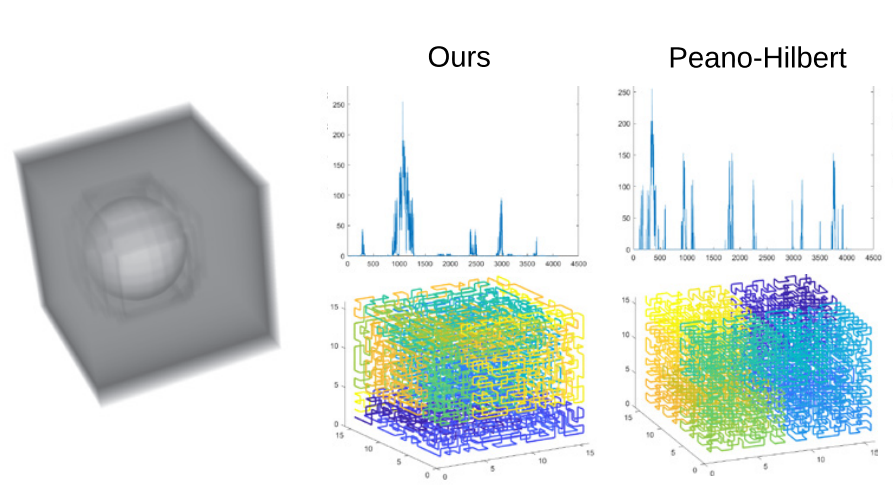
%> input picture sfc_reprod.png, 893 x 492 px
$ octave --eval "result = compareRegGridandQuadTree('sfc_reprod.png');"   (GNU Octave 9; MATLAB toolbox functions it lacks are replaced by stand-ins)
%> lines starting %> are read from the running program, lines starting %| are printed output that depends on the picture; in (x1, y1, x2, y2) boxes, pixels count from 0 and x2, y2 are one past the last pixel; in counts of white or black regions, pixels touching at a corner belong together; the program's own positions count from 1
### SFCQuadTreeMultiScaleMain.m
%coarse level image file name: clFilename
%next level image file name: nlFilename
function [clLT, clVisitOrder, fullLT] = SFCQuadTreeMultiScaleMain(finestLevelFileName)
%> called with finestLevelFileName = 'sfc_reprod.png'
    close all;
    if nargin == 1
                % load image
         V = imread(finestLevelFileName);
%> V is the input picture: size 492x893x3 uint8; mean R, G, B 220.7, 227.9, 225.1
         if size(V,3) == 3
             V = double(rgb2gray(V));
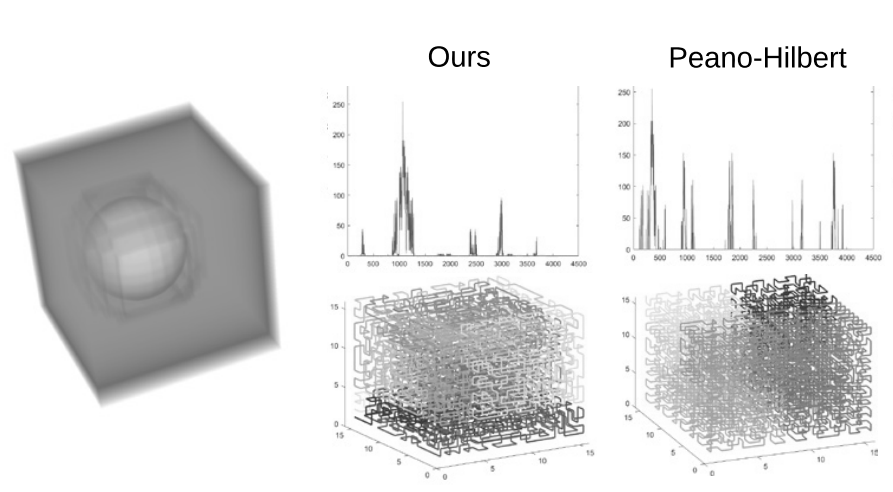
%> V: size 492x893 double; min 0, max 255, mean 225.5
         else
             V = double(V);
         end
         dimX = size(V,2);
%> dimX = 893
         dimY = size(V,1);
%> dimY = 492
         dimZ = 1;

    [folder, baseFileName, ext] = fileparts(finestLevelFileName);
    else
        % use test cases
        dimX = 32;%64;
        dimY = 32;%64;
        dimZ = 1;
        nSphere = 5;
           V = testVolCreate(dimX, dimY, dimZ, nSphere);
%         [V, dimX, dimY] = buildQuadTreeTestImage();
        baseFileName = 'testCase';
        figure;fV = flip(V,1); imagesc(fV);
    end
    LTfilename = sprintf('LT%s.csv', baseFileName);
    VOfilename = sprintf('VO%s.csv', baseFileName);
    global zalpha;
    zalpha = 0.1;

% use sphere test case
    maxSize = max(size(V));
%> maxSize = 893
    nextPow2 = 2^ceil(log2(maxSize));
%> nextPow2 = 1024
    padDimFirstHalf = zeros(2,1);
    padDimSecondHalf = zeros(2,1);
    for i = 1:2
        if mod(size(V,i),2) == 0
            padDimFirstHalf(i) = (nextPow2 - size(V,i))/2;
            padDimSecondHalf(i) = (nextPow2 - size(V,i))/2;
        else
            padDimFirstHalf(i) = nextPow2/2 - floor(size(V,i)/2);
            padDimSecondHalf(i) = nextPow2 - size(V,i) - padDimFirstHalf(i);
        end
    end
%> after the loop, padDimFirstHalf = [266; 66]; padDimSecondHalf = [266; 65]
    V = padarray(V, [padDimFirstHalf(1),padDimFirstHalf(2)], 'pre');
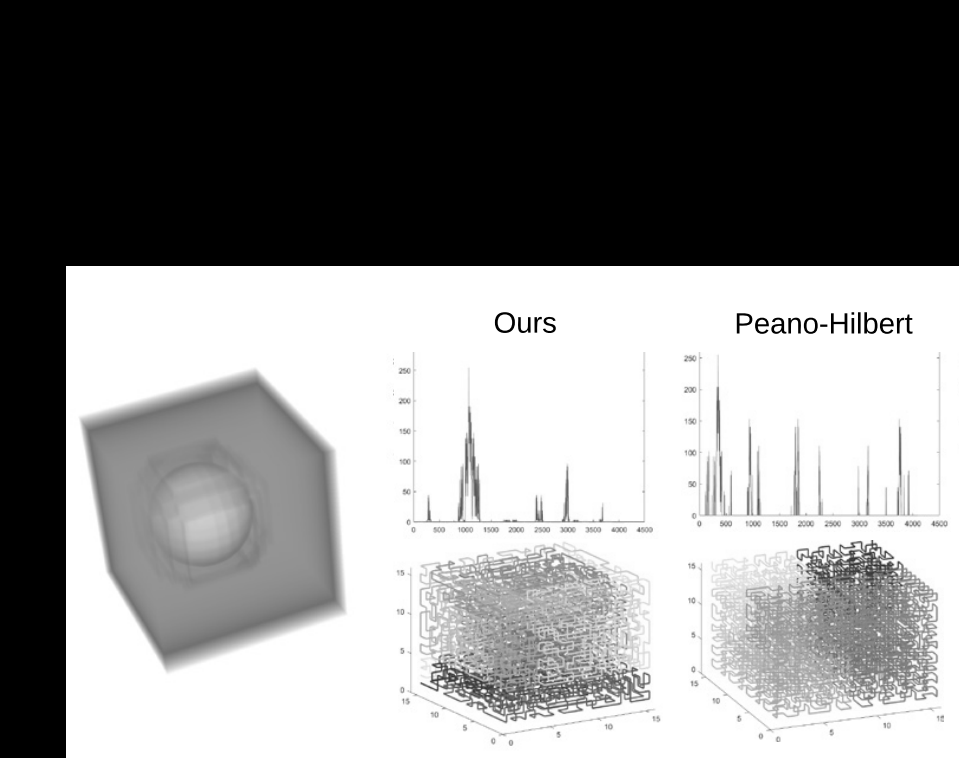
%> V: size 758x959 double; min 0, max 255, mean 136.3
    V = padarray(V, [padDimSecondHalf(1),padDimSecondHalf(2)],'post');
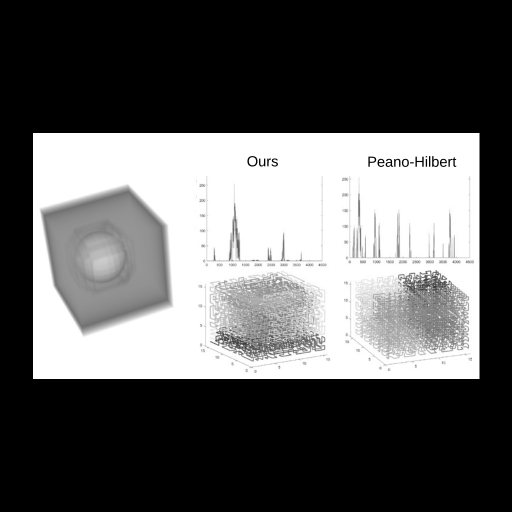
%> V: size 1024x1024 double (shown at 1/2 size); min 0, max 255, mean 94.5

    thres = 0.08 * (max(max(V)) - min(min(V)));
%> thres = 20.4
%     thres = 0; % no threshold
    % generate quadtree
    S = qtdecomp(V, thres);
%      S = qtdecomp(V);
    % detect the finest and coarsest levels
    fineBlockDim = nextPow2;
%> fineBlockDim = 1024
    corsBlockDim = 1;
    dim = nextPow2;
%> dim = 1024
%     for dim = nextPow2:nextPow2/2:1
    blocks = repmat(uint8(0),size(S));
    while(dim>=1)
        numblocks = length(find(S==dim));
        if(numblocks > 0)
            % find smallest block size
            if corsBlockDim < dim
                corsBlockDim = dim;
            end
            if fineBlockDim > dim
                fineBlockDim = dim;
            end
             values = repmat(uint8(1),[dim dim numblocks]);
             values(2:dim,2:dim,:) = 0;
             blocks = qtsetblk(blocks,S,dim,values);
        end
        dim = dim / 2;
    end
%> this loop made 11 passes
%> numblocks on passes 1 to 11: 0, 0, 8, 0, 22, 100, 410, 1032, 2464, 15203, 60532
%> pass 3, in SFCQuadTreeMultiScaleMain, `blocks = qtsetblk(blocks,S,dim,values);`:
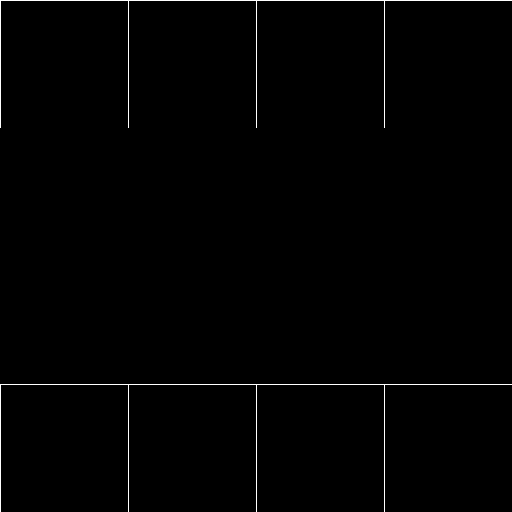
%> blocks: size 1024x1024 uint8 (shown at 1/2 size); values 0 (black) and 1 (white), 0.39% white in thin lines or dots
%> after the loop:
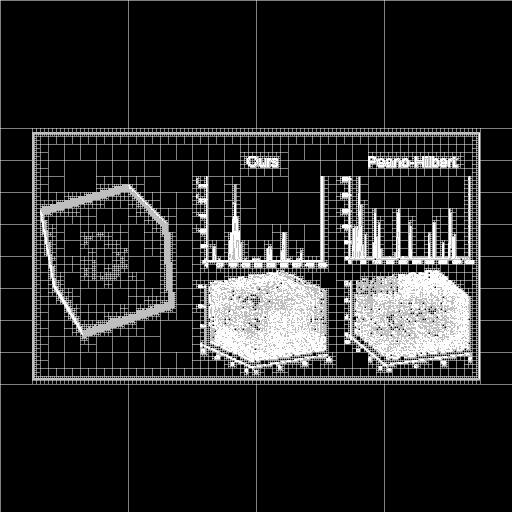
%> blocks: size 1024x1024 uint8 (shown at 1/2 size); values 0 (black) and 1 (white), 15.7% white; 1 white region, box (x1, y1, x2, y2) and area: (0, 0, 1024, 1024) 164761
    disp(fineBlockDim);
%| 1
    disp(corsBlockDim);
%| 256
    figure, imshow(blocks, []);
    nlevels = log2(corsBlockDim) - log2(fineBlockDim)+1;
%> nlevels = 9
    % generate data for each level by aggregation
    Vlvls = cell(nlevels,1);
%> Vlvls = {[], [], [], [], [], [], [], [], []}
    Vlvls{1} = V;
    for i = 2:nlevels
%         Vlvls{i} = imresize(Vlvls{i-1}, 0.5, 'nearest');
        Vlvls{i} = AggregateIma(Vlvls{i-1}, 2);
%          Vlvls{i} = impyramid(Vlvls{i-1}, 'reduce');
    end
%> this loop made 8 passes
%> after the loop, Vlvls = 9 items
    % Calculate the SFC

    [clLT, clVisitOrder] = SFCQuadTree(Vlvls, S, [dimY, 1]);
%      clLT = allNodesLinearFunc(clVisitOrder, cI);% visiting all nodes without aggregation

    figure, hold on;
    subplot(2,1,1), plot(1:length(clLT),clLT);title('Multiscale SFC');


    % reconstruct the full sfc
    fullLT = fullSFC(clLT);
    subplot(2,1,2), plot(1:length(fullLT),fullLT);title('Reconstructed SFC');
    hold off;

    % draw the traversal order
    orderBlocks = repmat(uint64(0),size(S));
    dim = nextPow2;
    totalNodes = 0;

    ncVisitOrder = clVisitOrder;
    while(dim>=1)
        [vals,r,c] = qtgetblk(V,S,dim);

        if ~isempty(vals)
            totalNodes = totalNodes + length(r);
            for i = 1:length(r)
                v = [r(i),c(i)];
                orderId1 = find(clVisitOrder(:,1) == v(1));
                orderId2 = find(clVisitOrder(:,2) == v(2));
                orderId = intersect(orderId1, orderId2);
                if ~isempty(orderId)
                    blkCtr = [r(i)+dim/2-0.5,c(i)+dim/2-0.5];
                    orderBlocks(r(i):r(i)+dim-1,c(i):c(i)+dim-1,:) = orderId;
                    ncVisitOrder(orderId,:) = blkCtr;
%                 else
%                     errStr = sprintf('missed block [%d %d]', v(1),v(2));
%                     disp(errStr);
                end
            end
        end
        dim = dim / 2;

    end
    figure; hold on;
    fprintf('total quadtree nodes = %d, total found nodes = %d\n', totalNodes, length(clLT));
%     blender = vision.AlphaBlender;
    imagesc(orderBlocks);
    % compute block center
    line(ncVisitOrder(:,2), ncVisitOrder(:,1), 'Color', 'white', 'LineWidth', 2);
%    line(clVisitOrder(:,2), clVisitOrder(:,1), 'Color', 'white', 'LineWidth', 2);
    title('Traverse order');
    hold off;
    % writeout results

    csvwrite(LTfilename, clLT);
    csvwrite(VOfilename, clVisitOrder);
end

### AggregateIma.m
function ImaOUT = AggregateIma(ImaIN,n,Fct)
% AggregateIma resize an image to a smaller one using 6 possible function
% (Fct).
% in:
% - ImaIN: image N dimension
% - n: factor for aggregation.
% - Fct: type of aggregation (1=mean (default); 2=mode; 3=std; 4=min;
% 5=max; 6=median)
% out = ImaOUT: aggregated image.
% ex: if ImaIN is a 100 by 100 image and n=4, ImaOUT will be a 25*25 image
%
% Notice that it works with N dimension image and an extra dimension is
% temporally added to compute the aggregation. there is no pixel by pixel
% (time consuming) computation.
% Author: Martin Claverie, Univesity of Maryland
% date: November 2012
d=[];
ClassT = class(ImaIN);
DimIma = ndims(ImaIN);
for i=1:n
  for j=1:n
      if DimIma == 2
          d=cat(DimIma+1,d,ImaIN(i:n:end-(n-i),j:n:end-(n-j),:));
      else
          for k=1:n
             d=cat(DimIma+1,d,ImaIN(i:n:end-(n-i),j:n:end-(n-j),k:n:end-(n-k)));
          end
      end
  end
end
if nargin<3
  Fct=1;
end
switch Fct
  case 1
    eval(['ImaOUT =' ClassT '(mean(double(d),DimIma+1)) ;']);
  case 2
    eval(['ImaOUT =' ClassT '(mode(double(d),DimIma+1)) ;']);
  case 3
    eval(['ImaOUT =' ClassT '(std(double(d),[],DimIma+1)) ;']);
  case 4
    eval(['ImaOUT =' ClassT '(min((d),[],DimIma+1)) ;']);
  case 5
    eval(['ImaOUT =' ClassT '(max((d),[],DimIma+1)) ;']);
  case 6
    eval(['ImaOUT =' ClassT '(median((d),DimIma+1)) ;']);
end

### SFCQuadTree.m
function [LT, visitOrder] = SFCQuadTree(Vlvls, QT, entryNode)
%> called with entryNode = [492 1]
LT = [];
visitOrder = [];
% input: QT -- quad tree; Vlvls -- images of all levels
Idim = size(Vlvls{1});
%> Idim = [1024 1024]
global Isize;
Isize = Idim(1);
%> Isize = 1024

maxSize = max(Idim);
%> maxSize = 1024
nextPow2 = 2^ceil(log2(maxSize));
%> nextPow2 = 1024

global Vs;
Vs = Vlvls;
%> Vs = 9 items
global S;
S = QT;
global QTr;
global QTc;
global QTv;
[QTr, QTc, QTv] = find(S);
%> QTr = 79771 values from 1 to 769; QTc = 79771 values from 1 to 961; QTv = 79771 values from 1 to 256
% get nodes
Itl = [1,1];
Ibr = [Idim(1),Idim(2)];
%> Ibr = [1024 1024]

outEdge = 4; % should use a flexible out edge!!!
entryPix = [Idim(1),1];
%> entryPix = [1024 1]

lvl = length(Vlvls);
%> lvl = 9
if size(Vlvls{end},1)<4 % have to use hamPath
    ePix = getEquivPixAtLvl(entryPix, 1, lvl);
    % choose the best outEdge
    minCost = realmax;
     for toEdge = 1:1%4
        [tLTv, tVO, tExitPix] = linearizeHamPath(Vlvls{end}, ePix, toEdge);
        cost = norm(gradient(tLTv)',1); % amaximum absolute row sum
        if cost < minCost
            minCost = cost;
            topLTv = tLTv;
            topVisitOrder = tVO;
            outEdge = toEdge;
            exitPix = tExitPix;
        end
    end
else % could use hamCycle
    [topLTv, topVisitOrder] = SFCmine(Vlvls{end});
     topLTv = topLTv(:,1);
end
figure, hold on;
fTop = flip(Vlvls{end},1);
imagesc(fTop);
line(topVisitOrder(:,2), 2 - topVisitOrder(:,1)+1);
% lineColorCoded(topVisitOrder(:,2), topVisitOrder(:,1), 0, 1:length(topVisitOrder));
hold off;

topLvlBlockSize = lvlToNodeSize(lvl);
topLT(:,1) = topLTv;
topLT(:,2) = repmat(topLvlBlockSize,length(topLTv),1);

inEdge =4; % left
lastVal = -1;
lastPos = [0 0];
LT = [];
visitOrder = topVisitOrder;
idInsert = 1;

for i= 1:length(topVisitOrder)

% figure;
% imagesc(Vlvls{1});

    entryN = topVisitOrder(i,:);
    if i == length(topVisitOrder)
        exitN = [1,0]; % a virtual node for the last element
    else
        exitN = topVisitOrder(i+1,:);
    end

    [Itl,Ibr] = getNodeExtent(entryN, lvl);
    dir = exitN - entryN;
    if i ~= length(topVisitOrder) && norm(dir) > 1
        warning('Error: Distance between two nodes in path is greater than 1!');
        disp(i);
        return;
    end
    if i > 1
        switch outEdge
            case 1
                inEdge = 3;
            case 2
                inEdge = 4;
            case 3
                inEdge = 1;
            case 4
                inEdge = 2;
        end
    end

    if dir(1) == 1% 1<-bottom
       outEdge = 1;
    elseif dir(1) == -1 % 3<-top
        outEdge = 3;
    else
        if dir(2) == 1
            outEdge = 2; %2<- right
        else
            outEdge = 4; %4<- left
        end
    end

    LTzz = topLT(i,:);
    vOzz = topVisitOrder(i,:);
%     if Itl(1)==65 && Itl(2) == 65
        [epix, LTzz, vOzz] = refine(inEdge, outEdge, Itl, Ibr, lastVal, lastPos);
%     end
    lastVal = LTzz(end,:);
    lastPos = vOzz(end,:);

    % set return parameters

%     idInsert = length(LTzz(:,1)) + idInsert - 1; %length(LT) - length(topLT) + i + 1;
    if i > 1
        LT = [LT; LTzz];
        visitOrder = [visitOrder; vOzz];
    else
        LT = LTzz;
%         LT = [LTzz;topLT(i+1:end,:)];
        visitOrder = vOzz;
    end
    figure;
    imagesc(Vlvls{1});


% plot traverse order at block centers
   zdim = nextPow2;
   ncVisitOrder = visitOrder;
    while(zdim>=1)
        [vals,r,c] = qtgetblk(Vlvls{1},QT,zdim);

        if ~isempty(vals)
            for ii = 1:length(r)
                v = [r(ii),c(ii)];
                orderId1 = find(visitOrder(:,1) == v(1));
                orderId2 = find(visitOrder(:,2) == v(2));
                orderId = intersect(orderId1, orderId2);
                if ~isempty(orderId)
                    blkCtr = [r(ii)+zdim/2-0.5,c(ii)+zdim/2-0.5];
%                     orderBlocks(r(ii):r(ii)+dim-1,c(ii):c(i)+dim-1,:) = orderId;
                    ncVisitOrder(orderId,:) = blkCtr;
                end
            end
        end
        zdim = zdim / 2;

    end
     line(ncVisitOrder(:,2), ncVisitOrder(:,1));
     hold off;
end
end


%find the entry pixel to the block @ level with the lastVal
% [32 lines left out: functions findBestEntry, getNodeExtent, not called in this run]

% get block levels
% [54 lines left out: functions getLvlsInBlock, getInoutEdgeNodes, needRefine, not called in this run]

%% NOTE: the edge direction to edge id functions are based on Matlab conventions: Y is increasing when going down!!!
% [27 lines left out: functions outDirToEdge, inDirToEdge, not called in this run]

% recursive function for refinement
% [253 lines left out: function refine, not called in this run]


function epix = getEquivPixAtLvl(entryPix, srcLvl, destLvl)
    epix = ceil(entryPix ./ (2^(destLvl-srcLvl)));
end


% [10 lines left out: function checkLevel, not called in this run]

% check coarsest node in a sub image given the top left corner IPtl and
% bottom right IPbr
% [14 lines left out: functions checkCoarsestNodeInImg, isInsideBlk, not called in this run]

function blkSize = lvlToNodeSize(lvl)
   blkSize = 2^(lvl-1);
end

function lvl = nodeSizeToLvl(nodeSize)
   lvl = log2(nodeSize) + 1;
end

### SFCmine.m

function [LT, VO, travOrder] = SFCmine(I)
    global V;
    global useLocWeight;
    V = I;
%> V = [0 0 0 0; 148.3 228.2 239.6 177.3; 149.2 210.8 212.5 145.6; 0 0 0 0]
    figure, imagesc(V);
    dimX = size(V,2);
%> dimX = 4
    dimY = size(V,1);
%> dimY = 4
    [WpXR, WpXL, WpYU, WpYD] = buildSmallCircsDualGraph(V);
    % figure, imagesc(WpXR);
    % figure, imagesc(WpXL);
    % figure, imagesc(WpYD);
    % figure, imagesc(WpYU);
     useLocWeight = true;
    [Gmag,Gdir] = imgradient(V);
    [GpXR, GpXL, GpYU, GpYD] = buildSmallCircsDualGraph(Gmag);
    [T,mstSet] = findMinSpanTree2(WpXR, WpXL, WpYU, WpYD, GpXR, GpXL, GpYU, GpYD);
%     [LT,visitOrder] = linearizeHamCycle(T, V, [dimY,1]);
    [LT,VO] = linearizeHamCycleMerge(T, V, [dimY,1]);
    travOrder = zeros(size(V,1), size(V,2), 1);
    figure;
    hold on;
    for i = 1:length(VO)
        travOrder(VO(i,1),VO(i,2)) = i;
    end
    hold off;
    figure, imagesc(travOrder);
end

### buildSmallCircsDualGraph.m

function [WpXR, WpXL, WpYU, WpYD] = buildSmallCircsDualGraph(I)
    %Wp is the matrix representation of weights for the dual graph of
    %small circuits
    [IdimY, IdimX, IdimZ] = size(I);
%> IdimY = 4; IdimX = 4; IdimZ = 1
    WpXR = zeros(IdimY/2,IdimX/2-1);
    WpXL = zeros(IdimY/2,IdimX/2-1);
    WpYU = zeros(IdimY/2-1,IdimX/2);
    WpYD = zeros(IdimY/2-1,IdimX/2);
    %going right
    for y = 1:IdimY/2
        for x= 1:IdimX/2-1
%             %X direction: |u|+|w|+|x|+|y|+|z|-|e|-|f|
              xx = 2*(x-1)+1; % index of the original grid
              yy = 2*(y-1)+1;
            % going right
            WpXR(y,x) = abs(I(yy,xx+2)-I(yy,xx+1)) + abs(I(yy+1,xx+2)-I(yy+1,xx+1)) +...
                abs(I(yy,xx+3)-I(yy,xx+2)) + abs(I(yy+1,xx+3)-I(yy,xx+3))+abs(I(yy+1,xx+3)-I(yy+1,xx+2))-...
                abs(I(yy+1,xx+2)-I(yy,xx+2)) - abs(I(yy+1,xx+1)-I(yy,xx+1));
            % normalization?
            WpXR(y,x) = WpXR(y,x) ./ 3;
%
        end
    end
%> this loop made 2 passes
%> after the loop, WpXR = [-72.23; -69.69]

    %going left
     for y = 1:IdimY/2
        for x= IdimX/2-1:-1:1
%             %X direction: |u|+|w|+|x|+|y|+|z|-|e|-|f|
              xx = 2*(x)+1; % index of the original grid
              yy = 2*(y-1)+1;
            % going left
            WpXL(y,x) = abs(I(yy,xx-1)-I(yy,xx)) + abs(I(yy+1,xx-1)-I(yy+1,xx)) +...
                abs(I(yy,xx-2)-I(yy,xx-1)) + abs(I(yy+1,xx-2)-I(yy,xx-2))+abs(I(yy+1,xx-2)-I(yy+1,xx-1))-...
                abs(I(yy+1,xx-1)-I(yy,xx-1)) - abs(I(yy+1,xx)-I(yy,xx));
%
            % normalization?
            WpXL(y,x) = WpXL(y,x) ./ 3;
        end
    end
%> after the loop, WpXL = [-76.05; -70.26]

    % going down
    %Y direction: |e|+|f| + |x| +|y|+|z|-|u|-|w|
     for y = 1:IdimY/2-1
        for x= 1:IdimX/2
            xx = 2*(x-1)+1; % index of the original grid
            yy = 2*(y-1)+1;
            WpYD(y,x) = abs(I(yy+2,xx)-I(yy+1,xx)) + abs(I(yy+2,xx+1)-I(yy+1,xx+1))+...
                abs(I(yy+3,xx)-I(yy+2,xx))+abs(I(yy+3,xx+1)-I(yy+2,xx+1))+abs(I(yy+3,xx+1)-I(yy+3,xx))-...
                     abs(I(yy+1,xx+1)-I(yy+1,xx)) - abs(I(yy+2,xx+1)-I(yy+2,xx));
                             % normalization?
            WpYD(y,x) = WpYD(y,x) ./ 3;
        end
     end
%> this loop made 1 pass
%> after the loop, WpYD = [78.97 95.92]

    %going up
     for y = IdimY/2-1:-1:1
        for x= 1:IdimX/2
            xx = 2*(x-1)+1; % index of the original grid
            yy = 2*(y)+1;
            WpYU(y,x) = abs(I(yy-1,xx)-I(yy,xx)) + abs(I(yy-1,xx+1)-I(yy,xx+1))+...
                abs(I(yy-2,xx)-I(yy-1,xx))+abs(I(yy-2,xx+1)-I(yy-1,xx+1))+abs(I(yy-2,xx+1)-I(yy-2,xx))-...
                     abs(I(yy,xx+1)-I(yy,xx)) - abs(I(yy-1,xx+1)-I(yy-1,xx));
            % normalization?
            WpYU(y,x) = WpYU(y,x) ./ 3;
        end
     end
%> after the loop, WpYU = [84.45 115.5]
end

### compareRegGridandQuadTree.m
function [avgOursQuadTreeACL, avgOursRegGridACL, avgCtRegGridACL, avgHilbertACL, avgRegGridLineACL,...
     avgDistOursRegGridACL, avgDistCtRegGridACL, avgDistHilbertACL, avgDistScanlineACL,...
     avgIdOursRegGridACL, avgIdCtRegGridACL, avgIdHilbertACL, avgIdScanlineACL] = compareRegGridandQuadTree(filename)
    [clLT, clVisitOrder, fullLT] = SFCQuadTreeMultiScaleMain(filename);
%> in SFCmine, `[WpXR, WpXL, WpYU, WpYD] = buildSmallCircsDualGraph(V);`: WpXR = [-72.23; -69.69]; WpXL = [-76.05; -70.26]; WpYU = [84.45 115.5]; WpYD = [78.97 95.92]
%> the run ends on the next line
    isPad = true;
    [ctLT, ctVO, myLT, myVO, HLT, HVO, lLT, lVO] = figGenSFC2DCase(filename, isPad);
    V = imread(filename)
     dimX = size(V,2);
     dimY = size(V,1);
    % compare quadtree-reconstructed autocorr and regular grid autocorr
    lagCnt = 250;
    %% quad tree - ours
    avgOursQuadTreeACL = compAvgAutoCorr(fullLT, lagCnt);
    %% regular grid - ours
    centraledIds = -length(fullLT)/2:length(fullLT)/2-1;
    centraledIds = abs(centraledIds);
    centraledIds= transpose(centraledIds);
    idOrder = centraledIds;
    avgOursRegGridACL = compAvgAutoCorr(myLT, lagCnt);
    dist = vecnorm(myVO(:,:) - [1 1], 2, 2);
    avgDistOursRegGridACL = compAvgAutoCorr(dist, lagCnt);
    idOrder = vecnorm(myVO(:,:) - [dimX/2, dimY/2],2,2);
%     idOrder = idOrder - centraledIds;
    avgIdOursRegGridACL = compAvgAutoCorr(idOrder,lagCnt);
    %% regular grid - context-based
    avgCtRegGridACL = compAvgAutoCorr(ctLT, lagCnt);
    dist = vecnorm(ctVO(:,:) - [1 1], 2, 2);
    avgDistCtRegGridACL = compAvgAutoCorr(dist, lagCnt);
    idOrder = vecnorm(ctVO(:,:) - [dimX/2, dimY/2],2,2); %(ctVO(:,1)-1) * dimX + ctVO(:,2);
%     idOrder = idOrder - centraledIds;
    avgIdCtRegGridACL = compAvgAutoCorr(idOrder,lagCnt);
    %% scanline
    avgRegGridLineACL = compAvgAutoCorr(lLT, lagCnt);
    dist = vecnorm(lVO(:,:) - [1 1], 2, 2);
    avgDistScanlineACL = compAvgAutoCorr(dist, lagCnt);
    idOrder = vecnorm(lVO(:,:) - [dimX/2, dimY/2],2,2);%(lVO(:,1)-1) * dimX + lVO(:,2);
%     idOrder = idOrder - centraledIds;
    avgIdScanlineACL= compAvgAutoCorr(idOrder,lagCnt);
    %% hilbert
    if~isempty(HLT)
        avgHilbertACL = compAvgAutoCorr(HLT, lagCnt);
        dist = vecnorm(HVO(:,:) - [1 1], 2, 2);
        avgDistHilbertACL = compAvgAutoCorr(dist, lagCnt);
        idOrder =  vecnorm(HVO(:,:) - [dimX/2, dimY/2],2,2); %(HVO(:,1)-1) * dimX + HVO(:,2);
%         idOrder = idOrder - centraledIds;
        avgIdHilbertACL  = compAvgAutoCorr(idOrder,lagCnt);
    end
% [13 lines of commented-out code are left out]
end
